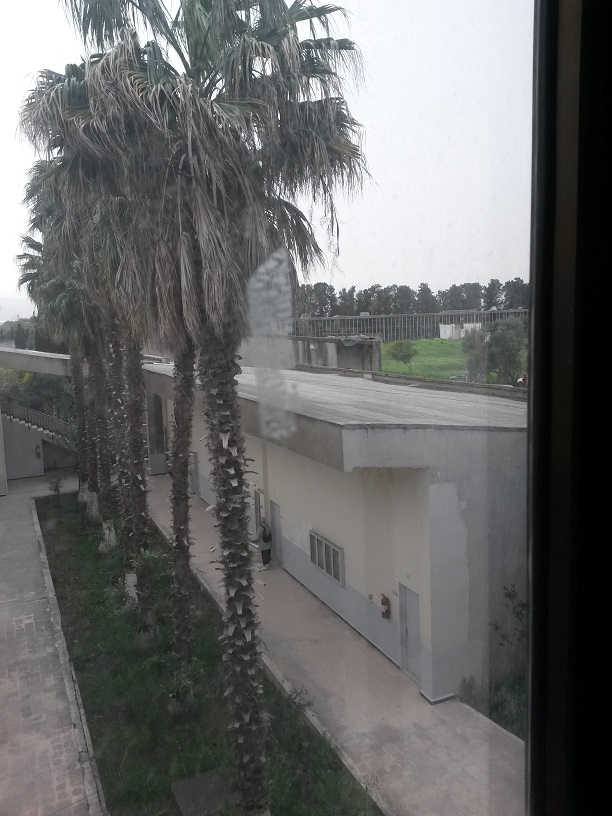
#> input picture AI & Vision/Finding Homography/img3.jpg, 612 x 816 px, found by its file name
$ python stitch.py
#> lines starting #> are read from the running program, lines starting #| are printed output that depends on the picture
import cv2
import numpy as np

img_ = cv2.imread('AI & Vision\Finding Homography\img3.jpg')
#> img_ is the input picture: shape (816, 612, 3); mean B, G, R 104.8, 105, 104.2
print(img_.shape)
#| (816, 612, 3)
img_ = cv2.resize(img_, (0,0), fx=0.3, fy=0.3)
#> img_: shape (245, 184, 3)
imgR = cv2.cvtColor(img_,cv2.COLOR_BGR2GRAY)

img = cv2.imread('AI & Vision\Finding Homography\img1.jpg')
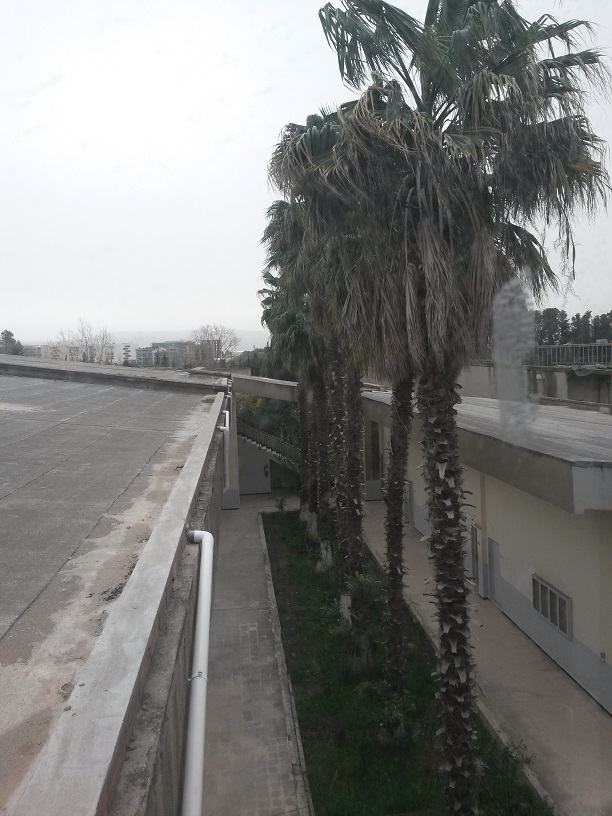
#> input picture AI & Vision/Finding Homography/img1.jpg, 612 x 816 px, found by its file name
#> img is the input picture: shape (816, 612, 3); mean B, G, R 123.7, 125.4, 125
img = cv2.resize(img, (0,0), fx=0.3, fy=0.3)
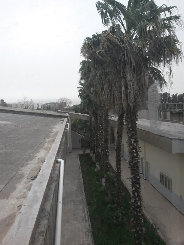
#> img: shape (245, 184, 3); mean B, G, R 123.6, 125.3, 124.9
imgL = cv2.cvtColor(img,cv2.COLOR_BGR2GRAY)

sift = cv2.SIFT_create()
#sift = cv.xfeatures2d.SIFT_create()
# find the key points and descriptors with SIFT
kp1, des1 = sift.detectAndCompute(imgL,None)
#> kp1 = 236 keypoints; strongest (x, y, size): (82, 81, 1.9), (122, 16, 2.5), (167, 33, 3.4), (62, 161, 2.5)
kp2, des2 = sift.detectAndCompute(imgR,None)
#> kp2 = 235 keypoints; strongest (x, y, size): (129, 56, 41.9), (11, 71, 2.1), (103, 13, 2.5), (91, 9, 3.9)

cv2.imshow('original_image_left_keypoints',cv2.drawKeypoints(img_,kp1,None))
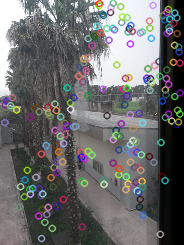
#> window 'original_image_left_keypoints': shape (245, 184, 3); mean B, G, R 107.3, 107, 106.6
cv2.waitKey(0)

# [5 lines of commented-out code are left out]

match = cv2.BFMatcher()
matches = match.knnMatch(des1,des2,k=2)
#> matches = 236 matches

good = []
for m,n in matches:
    if m.distance < 0.5*n.distance:
        good.append(m)
#> after the loop, good = 19 matches

draw_params = dict(matchColor = (0,255,0), # draw matches in green color
                   singlePointColor = None,
                   flags = 2)

img3 = cv2.drawMatches(img_,kp1,img,kp2,good,None,**draw_params)
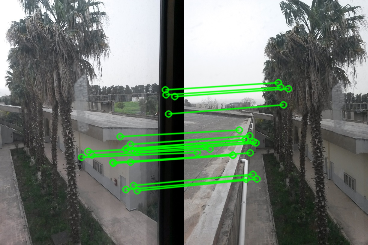
#> img3: shape (245, 368, 3); mean B, G, R 110.1, 120.2, 110.4
cv2.imshow("original_image_drawMatches.jpg", img3)
cv2.waitKey(0)
cv2.imwrite("original_image_drawMatches.jpg", img3)

MIN_MATCH_COUNT = 10
if len(good) > MIN_MATCH_COUNT:
    src_pts = np.float32([ kp1[m.queryIdx].pt for m in good ]).reshape(-1,1,2)
#> src_pts = 19 rows, first 8: [81.18, 156.8], [87.71, 150.9], [91.31, 154.5], [112.5, 161.9], [112.8, 162.8], [119.7, 136.1], [125.4, 189.1], [125.5, 148.5]
    dst_pts = np.float32([ kp2[m.trainIdx].pt for m in good ]).reshape(-1,1,2)
#> dst_pts = 19 rows, first 8: [12.96, 152.1], [20.77, 145.3], [25.45, 148.6], [48.41, 154.7], [48.41, 154.7], [54.8, 129.5], [61.65, 178.7], [60.96, 139.1]

    M, mask = cv2.findHomography(src_pts, dst_pts, cv2.RANSAC,5.0)
#> M = [[1.51, 0.0707, -116.1], [0.247, 1.4, -46.55], [0.00254, 0.000407, 1]]; mask = 19 values from 1 to 1

    h,w = imgL.shape
#> h = 245; w = 184
    pts = np.float32([ [0,0],[0,h-1],[w-1,h-1],[w-1,0] ]).reshape(-1,1,2)
#> pts = [[0, 0], [0, 244], [183, 244], [183, 0]]
    dst = cv2.perspectiveTransform(pts,M)
#> dst = [[-116.1, -46.55], [-89.97, 269], [113.3, 218], [109.2, -0.974]]

    imgR = cv2.polylines(imgR,[np.int32(dst)],True,255,3, cv2.LINE_AA)
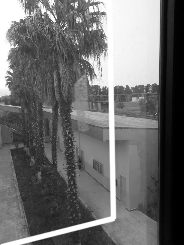
#> imgR: shape (245, 184); min 0, max 255, mean 109.1
    cv2.imshow("original_image_overlapping.jpg", imgR)
else:
    print ("Not enough matches are found - %d/%d" % (len(good),MIN_MATCH_COUNT))

#warped_image = cv2.warpPerspective(image, homography_matrix, dimension_of_warped_image)

dst = cv2.warpPerspective(img_,M,(img.shape[1] + img_.shape[1], img.shape[0]))
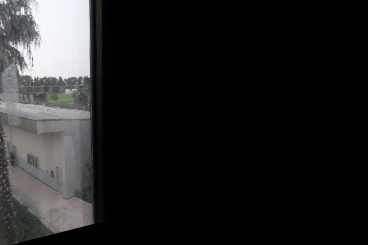
#> dst: shape (245, 368, 3); mean B, G, R 32.8, 32.7, 32.6
dst[0:img.shape[0], 0:img.shape[1]] = img
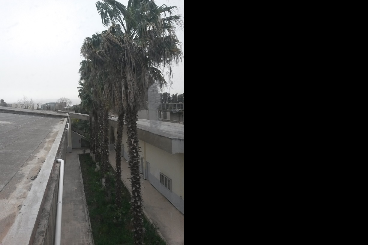
#> dst: shape (245, 368, 3); mean B, G, R 61.8, 62.7, 62.4
cv2.imshow("original_image_stitched.jpg", dst)
cv2.waitKey(0)

def trim(frame):
    #crop top
    if not np.sum(frame[0]):
        return trim(frame[1:])
    #crop bottom
    elif not np.sum(frame[-1]):
        return trim(frame[:-1])
    #crop left
    elif not np.sum(frame[:,0]):
        return trim(frame[:,1:])
    #crop right
    elif not np.sum(frame[:,-1]):
        return trim(frame[:,:-1])
    return frame

cv2.imshow("original_image_stiched_crop.jpg", trim(dst))
cv2.waitKey(0)
cv2.imwrite("original_image_stiched_crop.jpg", trim(dst))
